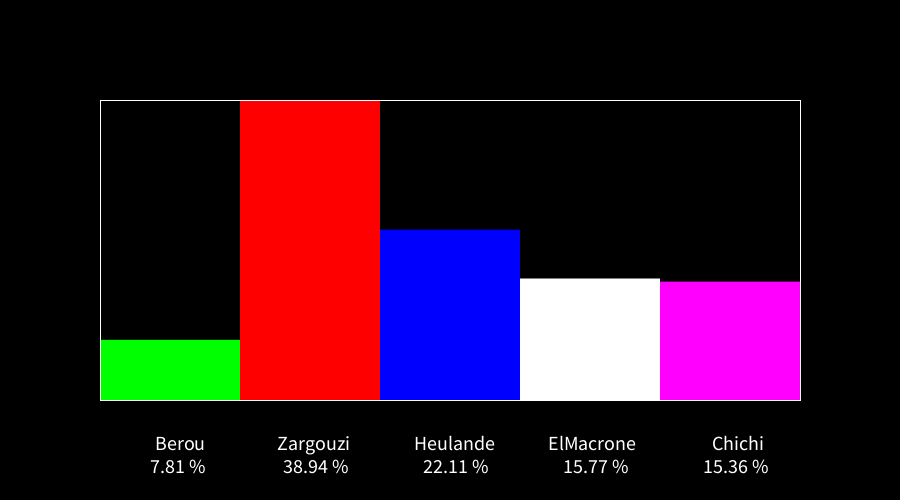
Frame 1 (no input)
Frame 60 (the mouse pressed at the canvas centre just before this capture): identical to frame 1, image omitted
Frame 120 (the mouse held since frame 60 and released just before this capture): identical to frame 1, image omitted

The Processing sketch that drew this single still picture (run headless with seeded random() and noise(); from frame 60 on, the mouse is pressed at the canvas centre):

// Processing sketch: exo_resultats_graphique
// ── exo_resultats_graphique.pde
//Declaration de la liste
ArrayList<Resultats>listeResultats = new ArrayList<Resultats>();


//Declaration constantes globales
final color VERT = color(0, 255, 0);
final color ROUGE = color(255, 0, 0);
final color BLEU = color(0, 0, 255);
final color BLANC = color(255, 255, 255);
final color VIOLET = color(255, 0, 255);

//Declaration variables globales
float pourcentage = 0;
int hauteurFenetre;
int largeurFenetre;

//Declaration resultats
Resultats Berou = new Resultats("Berou", 19803, VERT);
Resultats Chichi = new Resultats("Chichi", 38966, VIOLET);
Resultats Zargouzi = new Resultats("Zargouzi", 98763, ROUGE);
Resultats Heulande = new Resultats("Heulande", 56078, BLEU);
Resultats ElMacrone = new Resultats("ElMacrone", 40000, BLANC);

void setup() {
  size(900, 500);
  listeResultats.add(Berou);
  listeResultats.add(Zargouzi);
  listeResultats.add(Heulande);
  listeResultats.add(ElMacrone);
  listeResultats.add(Chichi);
}

void draw() {
  hauteurFenetre = height-200;
  largeurFenetre = width-200;
  println(largeurFenetre);
  background(0);
  dessinerBarre();
  stroke(255);
  fill(0, 0, 0, 0);
  rect(100, 100, largeurFenetre, hauteurFenetre);
}

void dessinerBarre() {
  //Calculer le max de voix
  int maxVoix = 0;
  for (Resultats r : listeResultats) {
    if (r.nbVoix > maxVoix) {
      maxVoix = r.nbVoix;
    }
  }

  //Calculer voix totales
  int nb = listeResultats.size();
  int voixTotales = 0;
  for (int i = 0; i < nb; i++) {
    Resultats r = listeResultats.get(i);
    voixTotales += r.nbVoix;
  }
  //Calculer pourcentages
  //Afficher texte 
  for (int i = 0; i < nb; i++) {
    Resultats r = listeResultats.get(i);
    fill(255);
    textSize(20);
    
    //calcul du pourcentage
    pourcentage = 100.0*r.nbVoix/voixTotales;
    float x = map(i, 0, nb, 100, largeurFenetre+100); //On re-map le nombre de candidats en fonction de la largeur de la fenêtre.
    float y = map(r.nbVoix, 0, maxVoix, 0, hauteurFenetre);
    fill(r.couleur);
    float largeurColonne = largeurFenetre/listeResultats.size();
    noStroke();
    rect(x, hauteurFenetre+100, largeurColonne, -y); //Tracer les colonnes
    fill(255);
    textAlign(CENTER);
    text(String.format("%10s\n %7.2f %%", r.nom, pourcentage), x+(largeurColonne/2), hauteurFenetre+150); //Affichage des noms et des pourcentages
  }
}

// ── Resultats.pde
class Resultats {
  String nom;
  int nbVoix;
  color couleur;

  //Constructeur
  Resultats(String nom, int nbVoix, color couleur) {
    this.nom = nom;
    this.nbVoix = nbVoix;
    this.couleur = couleur;
  }
}
